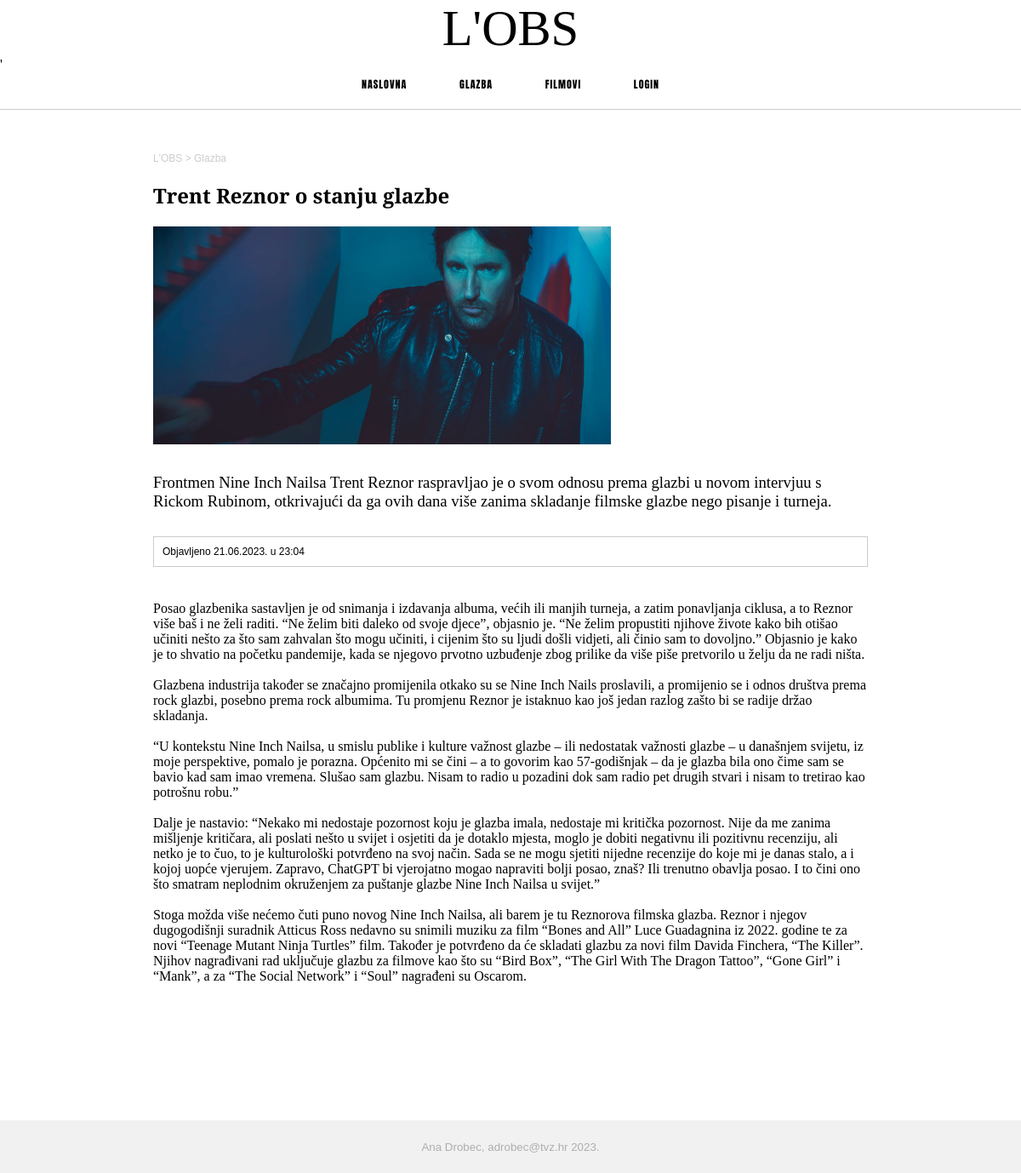
Page /clanak.php?id=10 on the committed database.
### tables this page shows
CREATE TABLE `clanci` (
  `id` int(11) NOT NULL,
  `datum` varchar(32) NOT NULL,
  `vrijeme` varchar(32) NOT NULL,
  `naslov` varchar(100) NOT NULL,
  `sazetak` text NOT NULL,
  `text` text NOT NULL,
  `slika` varchar(64) NOT NULL,
  `kategorija` varchar(64) NOT NULL,
  `arhiva` tinyint(1) NOT NULL
);

### clanak.php (the view, shortened to what this page needs)
<!DOCTYPE html>
<html lang="hr">
<head>
    <link rel="stylesheet" href="css/style.css">
    <?php
    include 'connect.php';
    $id = $_GET['id'];
    $query = "SELECT * FROM clanci WHERE id='$id'";
    $result = mysqli_query($dbc,$query);
    $row = mysqli_fetch_array($result);
    ?>
</head>
<body>
    <div id="container">
        <?php include 'header.php';?>
        <main>
            <div class="kategorija-path">
                L'OBS > <?php echo $row['kategorija']; ?>
            </div>
            <h2><?php echo $row['naslov']; ?></h2>
            <figure class="clanakimg">
                <img src="img/<?php echo $row['slika']; ?>" alt="slika" class="clanakimg">
            </figure>
            <div class="opis">
                <?php echo $row['sazetak']; ?>
            </div>
            <div class="objavljeno">
            <?php echo "Objavljeno " . $row['datum'] . " u " . $row['vrijeme']; ?>
            </div>
            <div class="clanaktext">
            <?php echo $row['text']; ?>
            </div>
        </main>
        <?php include 'footer.php';?>
    </div>
</body>
</html>

### css/style.css (style rules this page uses)
body { margin: 0px; padding: 0px; }
main { max-width: 70%; margin: 0 auto; }
.kategorija-path { color: #cccccc; font-family: Arial, Helvetica, sans-serif; font-size: 9pt; }
h2 { font-weight: bold; font-family: 'Libre Baskerville', Times, serif; }
figure { margin:0; padding:0; }
.clanakimg { width: 100%; max-width: 80%; }
.opis { margin: 30px 0; font-size: 14pt; }
.objavljeno { font-family: Arial, Helvetica, sans-serif; font-size: 9pt; border: 1px solid #cccccc; padding: 10px; margin: 30px 0; }
.clanaktext { margin: 40px 0; }

### rows in the picture
clanci: kategorija "Glazba", naslov "Trent Reznor o stanju glazbe", slika (picture), sazetak "Frontmen Nine Inch Nailsa Trent Reznor raspravljao je o svom odnosu prema glazbi u novom intervjuu s Rickom Rubinom, otkrivajući da ga ovih dana više zanima skladanje filmske glazbe nego pisanje i turneja.", datum "21.06.2023.", vrijeme "23:04", text "Posao glazbenika sastavljen je od snimanja i izdavanja albuma, većih ili manjih turneja, a zatim ponavljanja ciklusa, a to Reznor više baš i ne želi raditi. “Ne želim biti daleko od svoje djece”, objasnio je. “Ne želim propustiti njihove živote kako bih otišao učiniti nešto za što sam zahvalan što mogu učiniti, i cijenim što su ljudi došli vidjeti, ali činio sam to dovoljno.” Objasnio je kako je to shvatio na početku pandemije, kada se njegovo prvotno uzbuđenje zbog prilike da više piše pretvorilo u želju da ne radi ništa. Glazbena industrija također se značajno promijenila otkako su se Nine Inch Nails proslavili, a promijenio se i odnos društva prema rock glazbi, posebno prema rock…"
